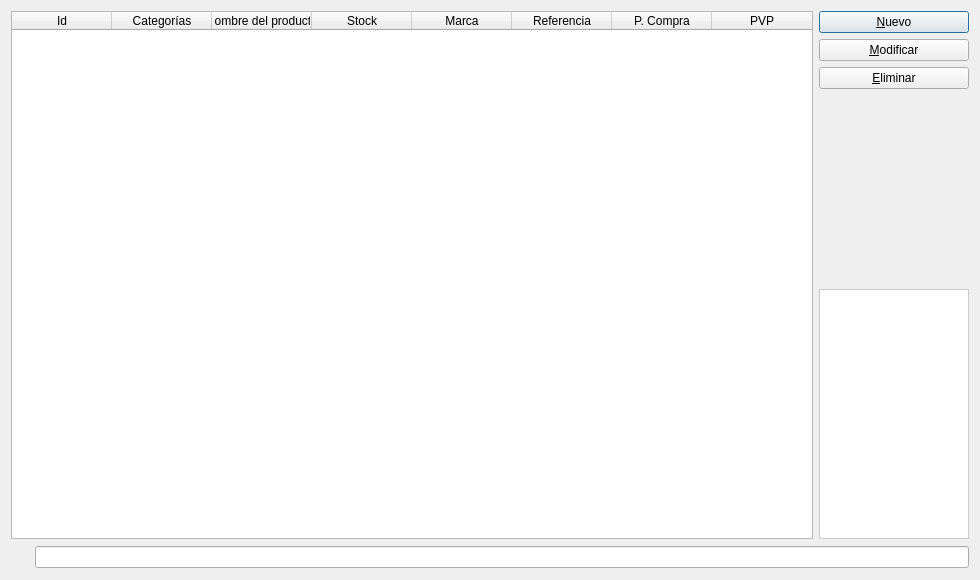
<?xml version="1.0" encoding="UTF-8"?>
<ui version="4.0">
 <class>frmProductosList</class>
 <widget class="QDialog" name="frmProductosList">
  <property name="geometry">
   <rect>
    <x>0</x>
    <y>0</y>
    <width>980</width>
    <height>580</height>
   </rect>
  </property>
  <property name="minimumSize">
   <size>
    <width>0</width>
    <height>0</height>
   </size>
  </property>
  <property name="windowTitle">
   <string>Listado de productos</string>
  </property>
  <property name="windowIcon">
   <iconset resource="../Resources.qrc">
    <normaloff>:/assets/productos.png</normaloff>:/assets/productos.png</iconset>
  </property>
  <layout class="QGridLayout" name="gridLayout">
   <item row="0" column="1">
    <layout class="QVBoxLayout" name="verticalLayout">
     <property name="sizeConstraint">
      <enum>QLayout::SetDefaultConstraint</enum>
     </property>
     <item>
      <widget class="QPushButton" name="btnNuevo">
       <property name="text">
        <string>&amp;Nuevo</string>
       </property>
      </widget>
     </item>
     <item>
      <widget class="QPushButton" name="btnModificar">
       <property name="text">
        <string>&amp;Modificar</string>
       </property>
      </widget>
     </item>
     <item>
      <widget class="QPushButton" name="btnEliminar">
       <property name="text">
        <string>&amp;Eliminar</string>
       </property>
      </widget>
     </item>
     <item>
      <spacer name="verticalSpacer">
       <property name="orientation">
        <enum>Qt::Vertical</enum>
       </property>
       <property name="sizeHint" stdset="0">
        <size>
         <width>20</width>
         <height>40</height>
        </size>
       </property>
      </spacer>
     </item>
     <item>
      <widget class="QLabel" name="imgProducto">
       <property name="minimumSize">
        <size>
         <width>150</width>
         <height>250</height>
        </size>
       </property>
       <property name="maximumSize">
        <size>
         <width>150</width>
         <height>250</height>
        </size>
       </property>
       <property name="styleSheet">
        <string notr="true">border: 1px solid #cccccc;
background-color: white;</string>
       </property>
       <property name="text">
        <string/>
       </property>
      </widget>
     </item>
    </layout>
   </item>
   <item row="0" column="0">
    <widget class="QTableWidget" name="tblProductos">
     <property name="lineWidth">
      <number>1</number>
     </property>
     <property name="sizeAdjustPolicy">
      <enum>QAbstractScrollArea::AdjustIgnored</enum>
     </property>
     <property name="selectionBehavior">
      <enum>QAbstractItemView::SelectRows</enum>
     </property>
     <property name="verticalScrollMode">
      <enum>QAbstractItemView::ScrollPerPixel</enum>
     </property>
     <property name="horizontalScrollMode">
      <enum>QAbstractItemView::ScrollPerPixel</enum>
     </property>
     <property name="showGrid">
      <bool>true</bool>
     </property>
     <property name="sortingEnabled">
      <bool>false</bool>
     </property>
     <attribute name="horizontalHeaderMinimumSectionSize">
      <number>38</number>
     </attribute>
     <attribute name="horizontalHeaderStretchLastSection">
      <bool>true</bool>
     </attribute>
     <attribute name="verticalHeaderVisible">
      <bool>false</bool>
     </attribute>
     <attribute name="verticalHeaderMinimumSectionSize">
      <number>21</number>
     </attribute>
     <attribute name="verticalHeaderDefaultSectionSize">
      <number>30</number>
     </attribute>
     <column>
      <property name="text">
       <string>Id</string>
      </property>
     </column>
     <column>
      <property name="text">
       <string>Categorías</string>
      </property>
     </column>
     <column>
      <property name="text">
       <string>Nombre del producto</string>
      </property>
     </column>
     <column>
      <property name="text">
       <string>Stock</string>
      </property>
     </column>
     <column>
      <property name="text">
       <string>Marca</string>
      </property>
     </column>
     <column>
      <property name="text">
       <string>Referencia</string>
      </property>
     </column>
     <column>
      <property name="text">
       <string>P. Compra</string>
      </property>
     </column>
     <column>
      <property name="text">
       <string>PVP</string>
      </property>
     </column>
    </widget>
   </item>
   <item row="2" column="0" colspan="2">
    <layout class="QHBoxLayout" name="horizontalLayout">
     <property name="spacing">
      <number>0</number>
     </property>
     <item>
      <widget class="QLabel" name="label">
       <property name="minimumSize">
        <size>
         <width>24</width>
         <height>24</height>
        </size>
       </property>
       <property name="styleSheet">
        <string notr="true">image: url(:/assets/search.png);</string>
       </property>
       <property name="text">
        <string/>
       </property>
      </widget>
     </item>
     <item>
      <widget class="QLineEdit" name="txtFiltroSearch"/>
     </item>
    </layout>
   </item>
  </layout>
 </widget>
 <resources>
  <include location="../Resources.qrc"/>
 </resources>
 <connections>
  <connection>
   <sender>frmProductosList</sender>
   <signal>rejected()</signal>
   <receiver>frmProductosList</receiver>
   <slot>closeParent()</slot>
   <hints>
    <hint type="sourcelabel">
     <x>489</x>
     <y>289</y>
    </hint>
    <hint type="destinationlabel">
     <x>489</x>
     <y>289</y>
    </hint>
   </hints>
  </connection>
  <connection>
   <sender>txtFiltroSearch</sender>
   <signal>textChanged(QString)</signal>
   <receiver>frmProductosList</receiver>
   <slot>SearchChanged()</slot>
   <hints>
    <hint type="sourcelabel">
     <x>501</x>
     <y>557</y>
    </hint>
    <hint type="destinationlabel">
     <x>489</x>
     <y>289</y>
    </hint>
   </hints>
  </connection>
  <connection>
   <sender>tblProductos</sender>
   <signal>currentCellChanged(int,int,int,int)</signal>
   <receiver>frmProductosList</receiver>
   <slot>GridSelectionChanged(int,int,int,int)</slot>
   <hints>
    <hint type="sourcelabel">
     <x>410</x>
     <y>273</y>
    </hint>
    <hint type="destinationlabel">
     <x>489</x>
     <y>289</y>
    </hint>
   </hints>
  </connection>
 </connections>
 <slots>
  <slot>closeParent()</slot>
  <slot>SearchChanged()</slot>
  <slot>GridSelectionChanged(int,int,int,int)</slot>
 </slots>
</ui>
